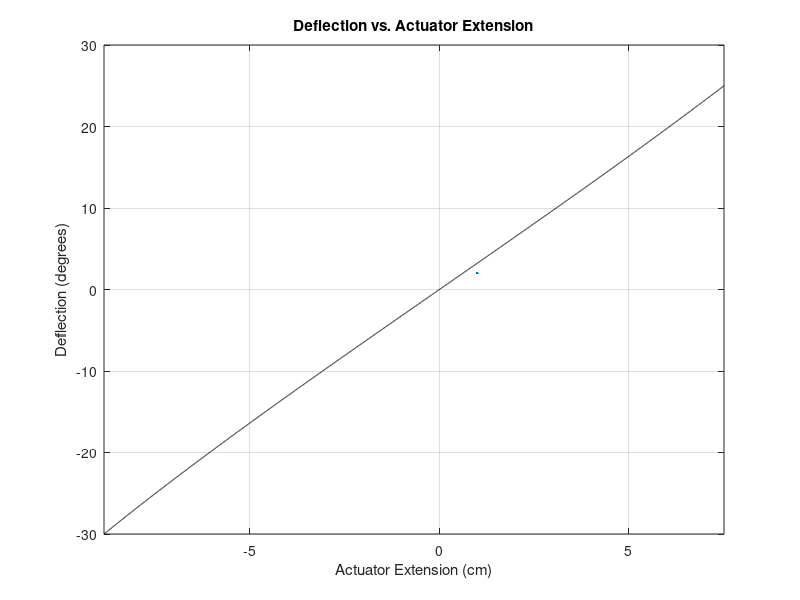

The MATLAB source for this figure:
% 1. Providing the required data

d = 1.36124; % m
a = 1.37276; % m

% 2. Calculating stuff

alpha = rad2deg(asin(d/a));
r = sqrt(a^2 - d^2);

% 3. Defining deflection limits

deflection_min = 25; % deg
deflection_max = -30; % deg
deflection = deflection_max:0.01:deflection_min;

% 4. Finding corresponding actuator extension

extension = sqrt(a^2 + r^2 - 2.*a.*r.*cos(deg2rad(alpha+deflection))) - d;

% 5. Plotting

figure('Name', 'Actuator vs Deflection Relation')
plot(extension*100, deflection, 'black', LineWidth=2);
ylabel('Deflection (degrees)');
xlabel('Actuator Extension (cm)');
xlim([min(extension*100) max(extension*100)])
title('Deflection vs. Actuator Extension');
grid on;

% 6. Save the figure

script_dir = fileparts(mfilename('fullpath'));

% Build the relative path to the Media folder
save_path = fullfile(script_dir, '..', 'Report', 'Media', 'Actuator_Deflection.png');

exportgraphics(gcf, save_path);
